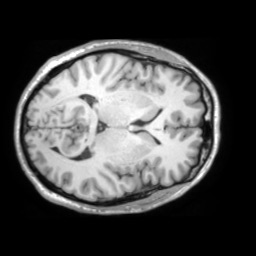
%> input picture Multi-Modal-Similarity/Dataset/T1_10 copy.jpg, 256 x 256 px
$ octave --eval "result = reduceBoundingBox('Multi-Modal-Similarity/Dataset/T1_10 copy.jpg');"   (GNU Octave 9; MATLAB toolbox functions it lacks are replaced by stand-ins)
%> lines starting %> are read from the running program, lines starting %| are printed output that depends on the picture
function reducedImage = reduceBoundingBox(ImagePath)
%REDUCEBOUNDINGBOX
%Image = imread('/Users/chingyukao/Documents/MATLAB/Multi-Modal-Similarity/Multi-Modal-Similarity/Dataset/T2_05.TIFF');
%imshow(Image);

Image = imread(ImagePath);
%> Image is the input picture: size 256x256 uint8; min 0, max 255, mean 74
%simshow(Image);

row = size(Image,1)
%> row = 256
col = size(Image,2)
%> col = 256

getRows = find(sum(Image,2)>0);
%> getRows = 192 values from 33 to 224
newRowStart = min(getRows);
%> newRowStart = 33
newRowEnd = max(getRows);
%> newRowEnd = 224

getCols = find(sum(Image,1)>0);
%> getCols = 232 values from 3 to 234
newColStart = min(getCols);
%> newColStart = 3
newColEnd = max(getCols);
%> newColEnd = 234

reducedImage = Image(newRowStart:newRowEnd,newColStart:newColEnd);
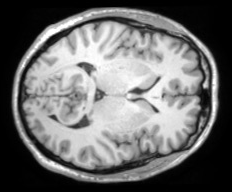
%> reducedImage: size 192x232 uint8; min 0, max 255, mean 108.8
size(reducedImage)
%> ans = [192 232]
%figure, imshow(reducedImage, []);


end

$ run again, on Multi-Modal-Similarity/Dataset/T2_10 copy.jpg
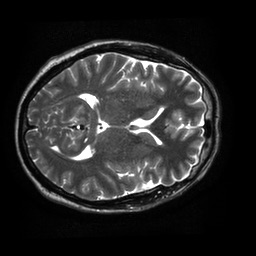
%> input picture Multi-Modal-Similarity/Dataset/T2_10 copy.jpg, 256 x 256 px
%> in reduceBoundingBox, Image is the input picture: size 256x256 uint8; min 0, max 255, mean 38.6
%> getRows = 224 values from 17 to 240
%> newRowStart = 17
%> newRowEnd = 240
%> getCols = 235 values from 1 to 235
%> newColStart = 1
%> newColEnd = 235
%> in reduceBoundingBox, `reducedImage = Image(newRowStart:newRowEnd,newColStart:newColEnd);`:
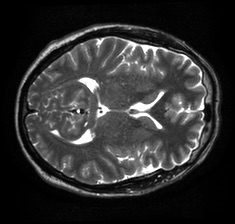
%> reducedImage: size 224x235 uint8; min 0, max 255, mean 48.1
